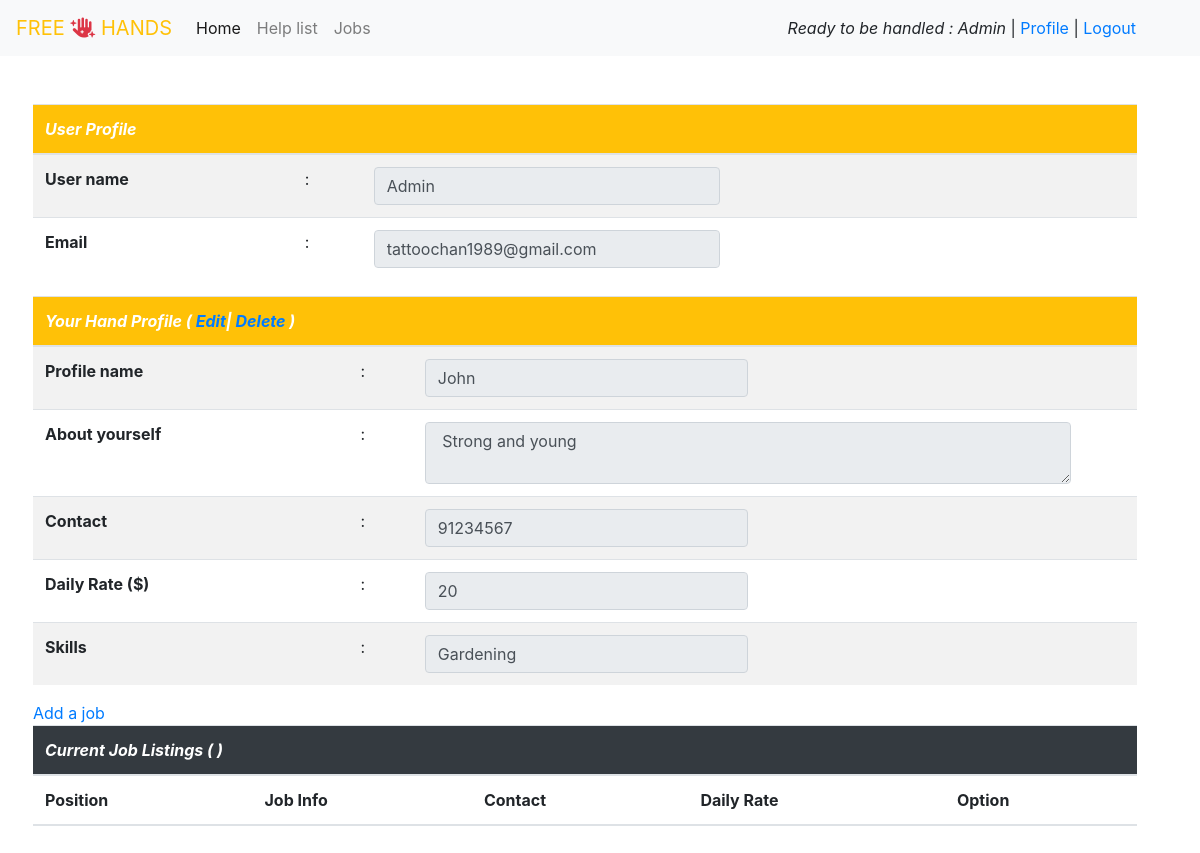
The app's page /hands/profile/ (signed in), older data.
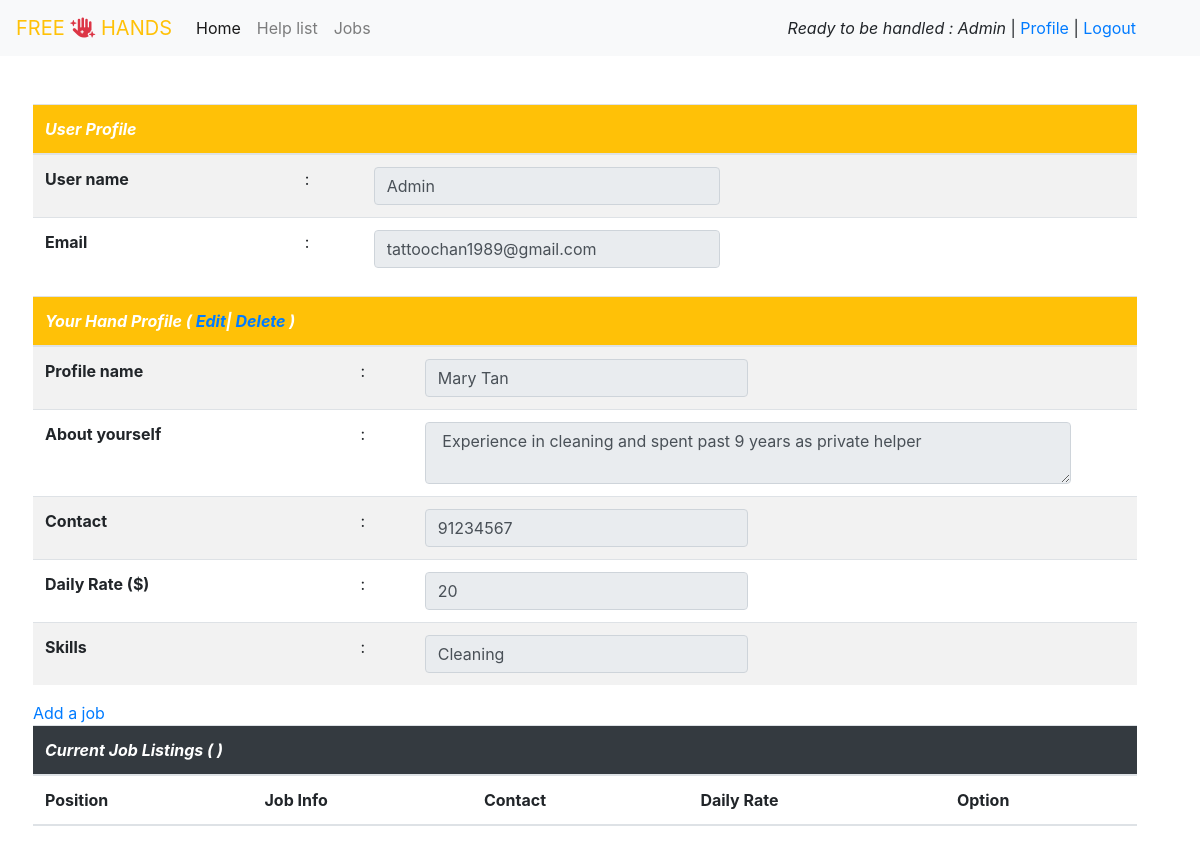
The same page, newer data.
### accounts/models.py (models this page shows)
class MyUser(AbstractUser):
    pass

### hands/models.py (models this page shows, shortened)
class Hands_info (models.Model):
    user = models.ForeignKey(
        MyUser, on_delete=models.CASCADE,
        null= False,
        blank = False
        )
    name = models.CharField(
        max_length = 64,
        blank = False,
        )
    description = models.TextField(
        max_length = 256,
        blank = False,
        )
    contact = models.IntegerField (
        blank = False,
        )
    rate_per_day = models.IntegerField(
        blank = False,
        default = 20
        )
    SKILLS = [
        ('Tutoring', 'Tutoring'),
        ('Gardening', 'Gardening'),
        ('Cleaning', 'Cleaning'),
        ('Delivery', 'Delivery'),
        ('Tele-calling','Tele-calling'),
        ('Others','Others'),
        ]
    skills = models.CharField(
        max_length = 16,
        choices = SKILLS,
        default = 'Others')

### hands/views.py (the view)
# urls.py: path('profile/', profile, name='profile'),
def profile(request):
    hand_result = Hands_info.objects.filter(user = request.user )
    job_result = Job_detail.objects.filter(user = request.user)
    if len(hand_result) == 0 :
        return redirect(add_profile)
    return render(request, 'profile.html', {
        'data' : hand_result[0],
        'data2': job_result,
    })

### hands/templates/profile.html (shortened to what this page needs)
{% extends 'base.html' %}
{% block content %}
<section class='container-fluid row p-5'>
    <table class="table table-striped border`">
        <thead>
            <tr>
                <th scope="col" colspan='4' class='bg-warning text-white'><i>User Profile</i></th>
            </tr>
        </thead>
        <tbody>
            <tr>
                <th scope="row">User name </th>
                <td>:</td>
                <td><input class='form-control w-50' readonly type='text' value='{{request.user|capfirst}}'/></td>
                <td></td>
            </tr>
            <tr>
                <th scope="row">Email</th>
                <td>:</td>
                <td><input class='form-control w-50' readonly type='text' value='{{request.user.email}}'/></td>
                <td></td>
            </tr>
        </tbody>
    </table>
    <table class="table table-striped border`">
        <thead>
            <tr>
                <th scope="col" colspan='4' class='bg-warning text-white'><i>Your Hand Profile (
                    <a href="/hands/edit_profile/{{data.id}}">Edit</a>|
                    <a href="/hands/delete_profile/{{data.id}}">Delete</a>
                    )</i></th>
            </tr>
        </thead>
        <tbody>
            <tr>
                <th scope="row">Profile name </th>
                <td>:</td>
                <td><input class='form-control w-50' readonly type='text' value='{{data.name}}'/></td>
                <td></td>
            </tr>
            <tr>
                <th scope="row">About yourself</th>
                <td>:</td>
                <td><textarea class='form-control' readonly> {{data.description}} </textarea></td>
                <td></td>
            </tr>
            <tr>
                <th scope="row">Contact</th>
                <td>:</td>
                <td><input class='form-control w-50' readonly type='text' value='{{data.contact}}'/></td>
                <td></td>
            </tr>
            <tr>
                <th scope="row">Daily Rate ($)</th>
                <td>:</td>
                <td><input class='form-control w-50' readonly type='text' value='{{data.rate_per_day}}'/></td>
                <td></td>
            </tr>
            <tr>
                <th scope="row">Skills</th>
                <td>:</td>
                <td><input class='form-control w-50' readonly type='text' value='{{data.skills}}'/></td>
                <td></td>
            </tr>
        </tbody>
    </table>
    <a href="{% url 'add_job' %}">Add a job</a>
    <table class="table table-striped border`">
        <thead>
            <tr>
                <th scope="col" colspan='5' class='bg-dark text-white'><i>Current Job Listings (
                    )</i></th>
            </tr>
            <tr>
                <th>Position</th>
                <th>Job Info</th>
                <th>Contact</th>
                <th>Daily Rate</th>
                <th>Option</th>
            </tr>
        </thead>
    </table>
</section>
{% endblock %}

### templates/base.html (shortened to what this page needs)
{% load static %}
<!doctype html>
<html lang="en">
<head>
  <link rel="stylesheet" href="https://stackpath.bootstrapcdn.com/bootstrap/4.4.1/css/bootstrap.min.css">
  <link rel="stylesheet" href="{% static 'style.css' %}" type="text/css" />
</head>
<body>
  <nav class="navbar navbar-expand-lg navbar-light bg-light">
    <a class="navbar-brand" href="{% url 'index' %}"><span class='text-warning'>FREE
    <i class="fas fa-hand-sparkles text-danger"></i>
    HANDS</span></a>
    <div class="collapse navbar-collapse" id="navbarSupportedContent">
      <ul class="navbar-nav mr-auto">
        <li class="nav-item active">
          <a class="nav-link" href="{% url 'index' %}">Home <span class="sr-only">(current)</span></a>
        </li>
        <li class="nav-item">
          <a class="nav-link" href="{% url 'help_list' %}">Help list</a>
        </li>
        <li class="nav-item">
          <a class="nav-link" href="{% url 'job_listing' %}">Jobs</a>
        </li>
      </ul>
      <div class='pr-5'>
        {% if user.is_authenticated %}
        <i>Ready to be handled : {{request.user.username|capfirst}}</i> |
        <a href="{% url 'profile' %}"> Profile</a> |
        <a href="{% url 'logout' %}"> Logout</a>
        {% endif %}
      </div>
    </div>
  </nav>
  {% block content %}{% endblock %}
</body>
</html>

Row changes from the older to the newer data that the page shows:
changed Hands_info: name "John" → "Mary Tan"; description "Strong and young" → "Experience in cleaning and spent past 9 years as private helper"; skills "Gardening" → "Cleaning"
